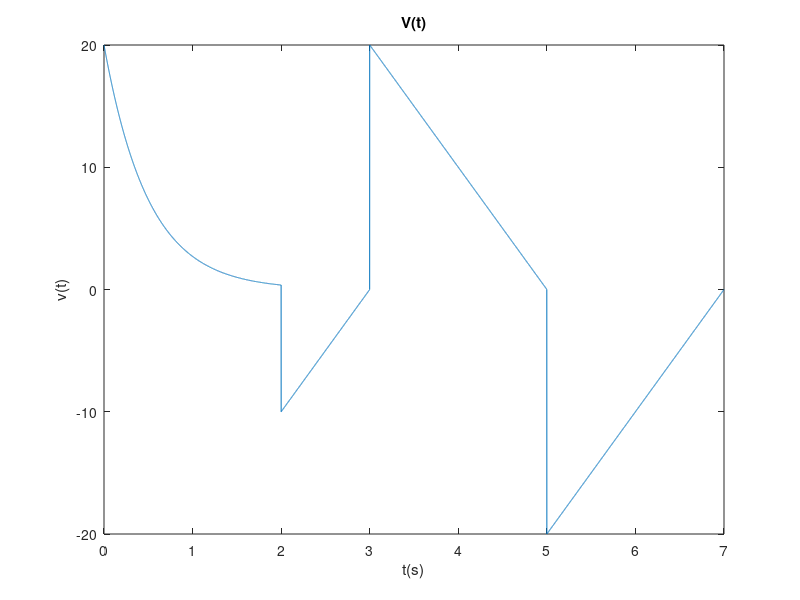

Reproduce this figure in MATLAB.
clear all;
clc;
t = 0:0.0005:7;
for i = 1:length(t)
    if(t(i) < 2)
        x(i) = 20 * exp(-2 * t(i));
    elseif((t(i) >= 2) && (t(i) < 3))
        x(i) = (10 * t(i)) - 30;
    elseif(t(i) >= 3 && t(i) < 5)
        x(i) = (-10 * t(i)) + 50;
    else
        x(i) = (10 * t(i)) - 70;
    end
end
plot(t,x)
xlabel('t(s)')
ylabel('v(t)')
title('V(t)')
